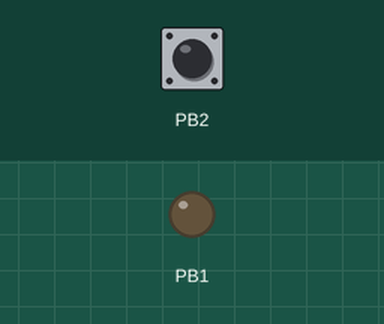
This sketch was run on a simulated ATtiny85, built with avr-gcc and run on an emulated ATtiny85. Shown: output pins drawn as LEDs (lit = HIGH). The test bench sets the inputs (shaded band); at power-on: PB2 HIGH.

Above: at 0.1 s.
At 13.4 s:
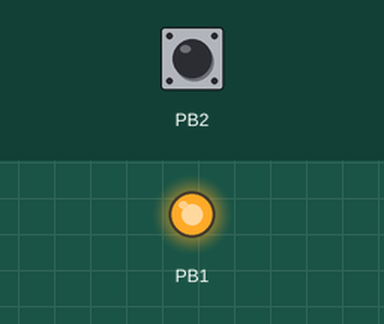
Timing chart, 0 to 14.9 s (numbered marks = the images above):
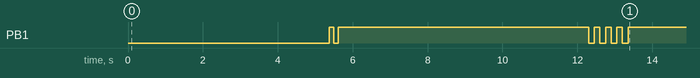

The sketch:

systeminfo.ino
```cpp
// recon/systeminfo - Tier 2
//
// Full OS build, hotfix level, locale and uptime.
//
// (no notes)
//
// Read-only, no persistence, nothing left behind except the text file named in
// R_OUT. Output lands in C:\Users\Public\ds-recon\ on the target.

#include <duck.h>

// PROGMEM: this string must live in flash, not SRAM. The ATtiny85 has 512
// bytes of RAM and this script is far larger than that.
static const char S[] PROGMEM =
    R_MKDIR
    "systeminfo /FO LIST | Out-String -Width 200"
    "'=== HOTFIXES ==='"
    "Get-HotFix -EA 0|Select -First 25 HotFixID,Description,InstalledOn|Format-Table -Auto|Out-String -Width 200"
    "'=== UPTIME ==='"
    "((Get-Date)-(Get-CimInstance Win32_OperatingSystem).LastBootUpTime)|Out-String"
    R_OUT("systeminfo.txt")
    R_SHOW("systeminfo.txt");

void setup() {
  duckBegin();
  ledPulse(2, 120, 120);
  recon(S);
  ledPulse(4, 150, 150);
}

void loop() {}
```
